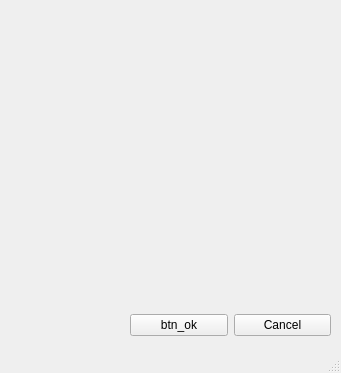
<?xml version="1.0" encoding="UTF-8"?>
<ui version="4.0">
 <class>OptionsPanel</class>
 <widget class="QMainWindow" name="OptionsPanel">
  <property name="geometry">
   <rect>
    <x>0</x>
    <y>0</y>
    <width>341</width>
    <height>373</height>
   </rect>
  </property>
  <property name="windowTitle">
   <string>MainWindow</string>
  </property>
  <widget class="QWidget" name="centralwidget">
   <widget class="QWidget" name="horizontalLayoutWidget">
    <property name="geometry">
     <rect>
      <x>130</x>
      <y>310</y>
      <width>201</width>
      <height>31</height>
     </rect>
    </property>
    <layout class="QHBoxLayout" name="horizontalLayout">
     <item>
      <widget class="QPushButton" name="pushButton_2">
       <property name="text">
        <string>btn_ok</string>
       </property>
      </widget>
     </item>
     <item>
      <widget class="QPushButton" name="btn_cancel">
       <property name="text">
        <string>Cancel</string>
       </property>
      </widget>
     </item>
    </layout>
   </widget>
   <widget class="QWidget" name="verticalLayoutWidget">
    <property name="geometry">
     <rect>
      <x>0</x>
      <y>0</y>
      <width>341</width>
      <height>311</height>
     </rect>
    </property>
    <layout class="QVBoxLayout" name="verticalLayout"/>
   </widget>
  </widget>
  <widget class="QStatusBar" name="statusbar"/>
 </widget>
 <resources/>
 <connections/>
</ui>
